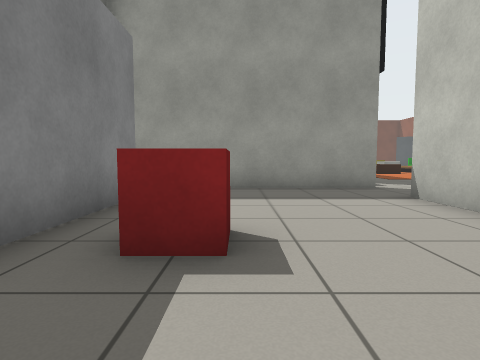
view 1 (above)

19 first-person views from a walk through a Gazebo world. The camera is 0.72 m above the floor, tilts 4° down and sees 80° across. The floor is counted in squares, 1 m on a side. Each view is taken from the middle of a square. On the plan, view 1 faces up. The plan holds only what a view shows up to about 10 squares ahead; the rest is blank.

view 2
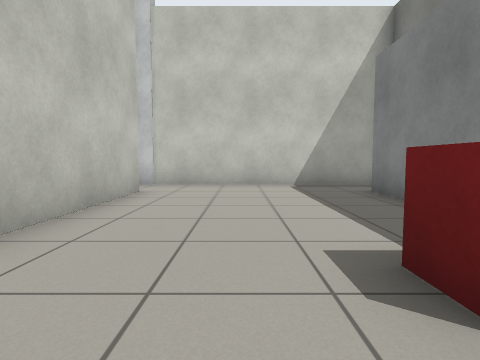

view 3
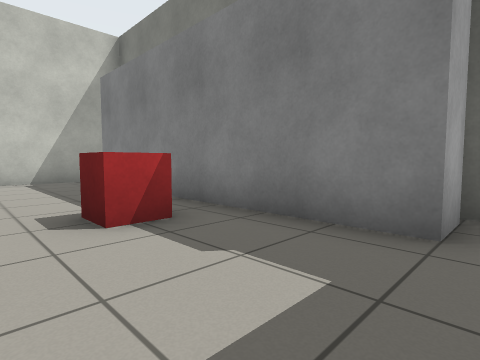

view 4
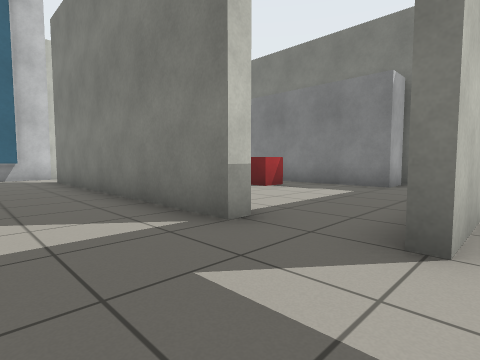

view 5
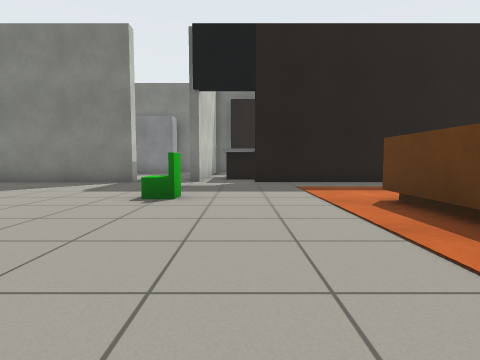

view 6
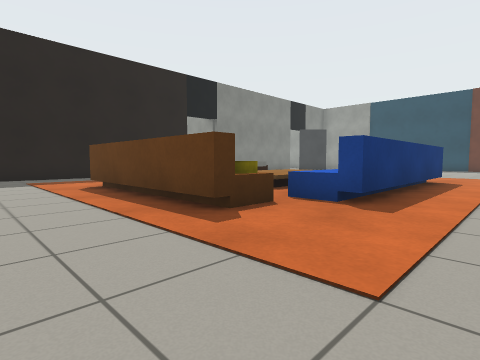

view 7
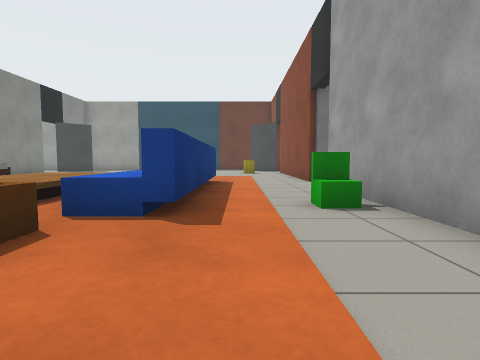

view 8
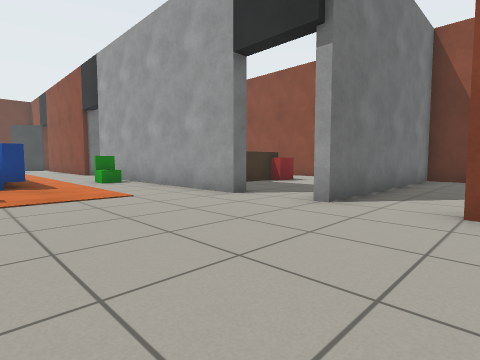

view 9
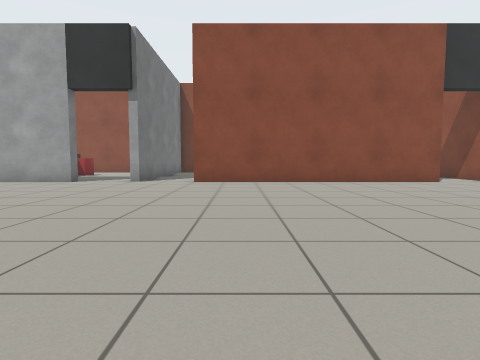

view 10
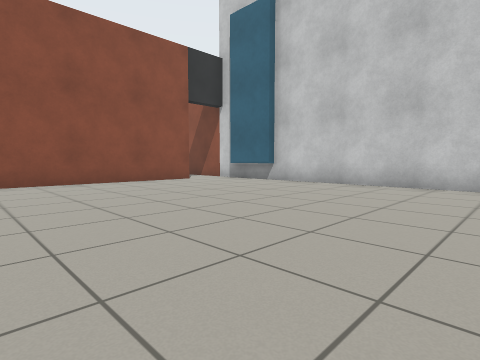

view 11
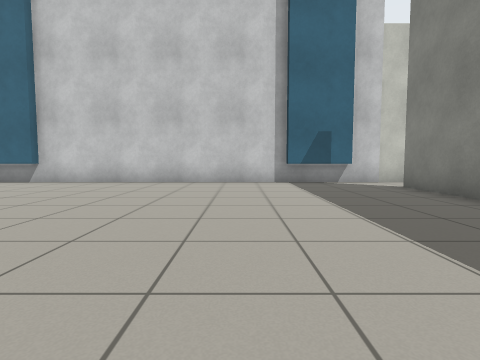

view 12
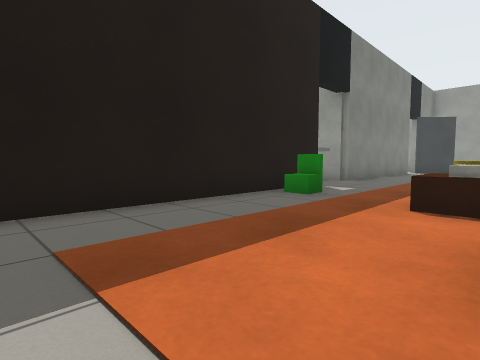

view 13
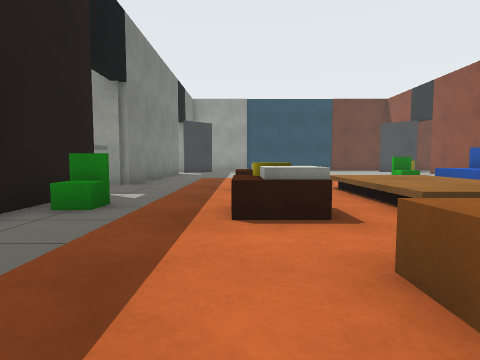

view 14
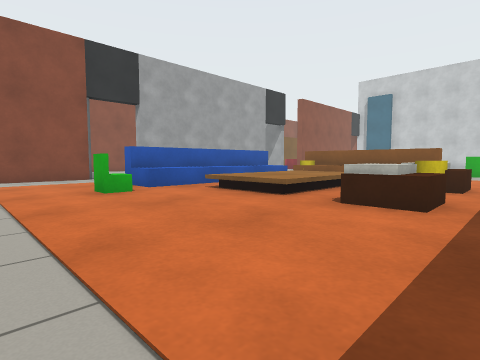

view 15
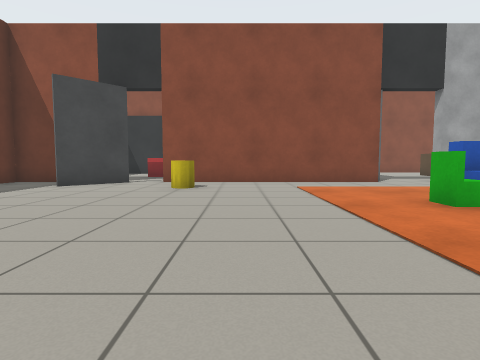

view 16
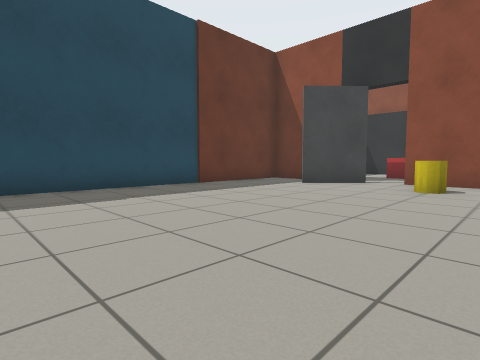

view 17
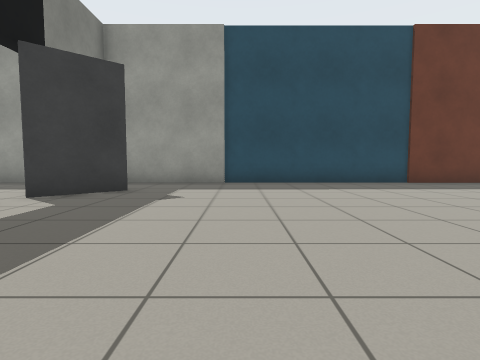

view 18
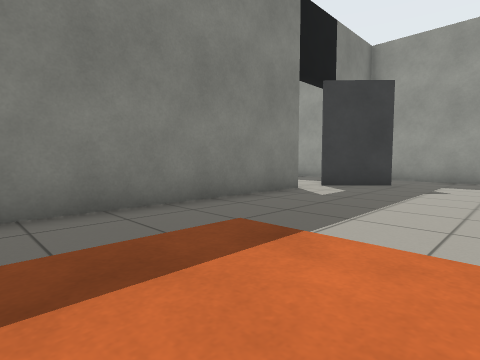

view 19
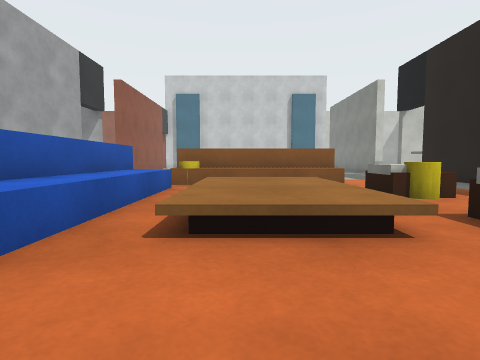

### Floor plan
Ten units are one square. View 1 is at (0, 0); x grows to the right and y downward. Boxes are objects, and circles mark ways between rooms. Rooms are numbered by the first view taken in them; rooms with no view inside come last. Other rooms are left out.
<svg viewBox="-36 -319 221 367">
<path fill="none" stroke="#000" d="M33 -39 33 -55M33 25 33 -14M-31 -55 -20 -55 -20 25M-29 43 45 43M35 -73 -28 -73M173 -154 173 -175 178 -175M178 -95 173 -95 173 -135M180 -194 173 -194 173 -265M175 -73 175 -78M19 -77 35 -77 35 -73M33 -55 37 -55 37 25M37 -266 37 -194 28 -194M173 -275 157 -290M53 -290 37 -275M173 -299 173 -314 42 -314M173 26 173 -55M144 39 155 39M44 39 65 39M45 43 159 43M115 -119 130 -119 130 -115 115 -115M138 -135 138 -195 142 -195 142 -135 138 -135M86 -115 80 -115M79 -119 86 -119"/>
<rect x="-15" y="-35" width="20" height="20" fill="#bbb"><title>red box</title></rect>
<rect x="25" y="-145" width="10" height="60" fill="#bbb"><title>other object</title></rect>
<rect x="35" y="-155" width="20" height="10" fill="#bbb"><title>green box</title></rect>
<rect x="45" y="-165" width="10" height="10" fill="#bbb"><title>green box</title></rect>
<rect x="65" y="-75" width="20" height="10" fill="#bbb"><title>green box</title></rect>
<rect x="65" y="-155" width="10" height="10" fill="#bbb"><title>brown box</title></rect>
<rect x="65" y="-185" width="10" height="10" fill="#bbb"><title>brown box</title></rect>
<rect x="75" y="-85" width="10" height="10" fill="#bbb"><title>green box</title></rect>
<rect x="75" y="-135" width="60" height="20" fill="#bbb"><title>brown box</title></rect>
<rect x="75" y="-155" width="10" height="10" fill="#bbb"><title>white box</title></rect>
<rect x="75" y="-165" width="10" height="10" fill="#bbb"><title>yellow cylinder</title></rect>
<rect x="75" y="-185" width="10" height="10" fill="#bbb"><title>white box</title></rect>
<rect x="95" y="-185" width="30" height="40" fill="#bbb"><title>brown box</title></rect>
<rect x="115" y="-205" width="20" height="10" fill="#bbb"><title>green box</title></rect>
<rect x="125" y="-195" width="10" height="60" fill="#bbb"><title>blue box</title></rect>
<rect x="125" y="-215" width="10" height="10" fill="#bbb"><title>green box</title></rect>
<rect x="145" y="-265" width="20" height="20" fill="#bbb"><title>yellow cylinder</title></rect>
<rect x="155" y="-145" width="20" height="10" fill="#bbb"><title>green box</title></rect>
<rect x="165" y="-155" width="10" height="10" fill="#bbb"><title>green box</title></rect>
<circle cx="30" cy="-60" r="3" fill="#2a7"/>
<circle cx="40" cy="30" r="3" fill="#2a7"/>
<text x="10" y="-10">1</text>
<text x="110" y="-140">2</text>
</svg>
Room 1 opens to room 2.

Where each view was taken, in squares from view 1:
view 1: 0 up, 0 right, facing up
view 2: 4 up, 1 right, facing down
view 3: 6 up, 1 right, facing down-left
view 4: 8 up, 6 right, facing down-left
view 5: 9 up, 13 right, facing left
view 6: 9 up, 16 right, facing up-left
view 7: 10 up, 15 right, facing up
view 8: 5 up, 13 right, facing up-right
view 9: 4 up, 8 right, facing right
view 10: 4 up, 8 right, facing down-right
view 11: 5 up, 8 right, facing down
view 12: 10 up, 8 right, facing up-left
view 13: 11 up, 7 right, facing up
view 14: 23 up, 6 right, facing down-right
view 15: 24 up, 8 right, facing right
view 16: 24 up, 8 right, facing up-right
view 17: 22 up, 8 right, facing up
view 18: 20 up, 8 right, facing up-left
view 19: 21 up, 11 right, facing down
